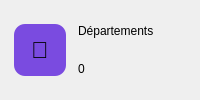
               <widget class="QFrame" name="carteDepartements">
                <property name="carte" stdset="0">
                 <bool>true</bool>
                </property>
                <layout class="QHBoxLayout" name="dispositionDepartements" stretch="0,1">
                 <property name="spacing">
                  <number>12</number>
                 </property>
                 <property name="leftMargin">
                  <number>14</number>
                 </property>
                 <property name="topMargin">
                  <number>12</number>
                 </property>
                 <property name="rightMargin">
                  <number>14</number>
                 </property>
                 <property name="bottomMargin">
                  <number>12</number>
                 </property>
                 <item>
                  <widget class="QLabel" name="pictoDepartements">
                   <property name="minimumSize">
                    <size>
                     <width>52</width>
                     <height>52</height>
                    </size>
                   </property>
                   <property name="maximumSize">
                    <size>
                     <width>52</width>
                     <height>52</height>
                    </size>
                   </property>
                   <property name="styleSheet">
                    <string notr="true">background:#7a4be0;border-radius:11px;font-size:17pt;</string>
                   </property>
                   <property name="text">
                    <string>🏢</string>
                   </property>
                   <property name="alignment">
                    <set>Qt::AlignCenter</set>
                   </property>
                  </widget>
                 </item>
                 <item>
                  <layout class="QVBoxLayout" name="textesDepartements">
                   <property name="spacing">
                    <number>0</number>
                   </property>
                   <item>
                    <widget class="QLabel" name="libelleDepartements">
                     <property name="texte" stdset="0">
                      <string notr="true">discret</string>
                     </property>
                     <property name="text">
                      <string>Départements</string>
                     </property>
                    </widget>
                   </item>
                   <item>
                    <widget class="QLabel" name="kpiDepartements">
                     <property name="texte" stdset="0">
                      <string notr="true">kpi</string>
                     </property>
                     <property name="text">
                      <string>0</string>
                     </property>
                    </widget>
                   </item>
                  </layout>
                 </item>
                </layout>
               </widget>
